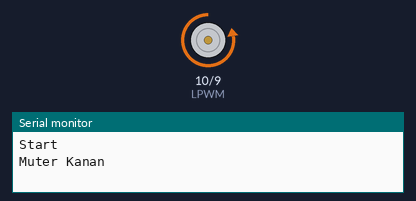
A sketch run on a simulated Arduino Nano, built with avr-gcc and run on an emulated ATmega328P. Shown: motor-driver pin pairs drawn as motors (green arrow = first pin HIGH = forward, orange = second pin HIGH = backward, longer = more drive, scaled by the enable pin), the last lines printed to the serial monitor.

Above: at 0.5 s.
At 2.5 s:
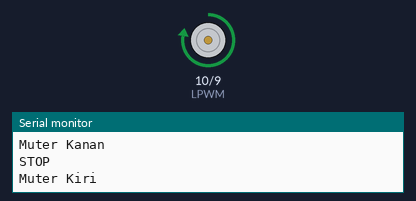
At 3.5 s:
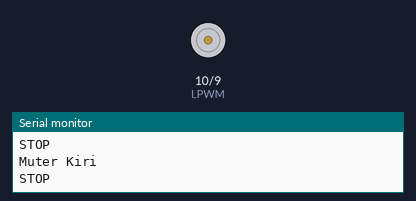
Timing chart, 0 to 5.2 s (numbered marks = the images above):
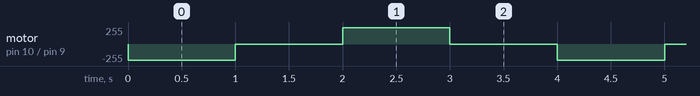

The sketch:

Coding_BTS7960.ino
```cpp
/*
Coding ini dibuat untuk tutorial Youtube:
Dibuat oleh : Yonatan K. A. Sarumaha untuk TechnoHance
Tanggal     : 5/12/2020

Follow IG TechnoHance     : @technohance
Subscribe YT TechnoHance  : @technohance
*/

//inisialisasi pin yang digunakan oleh Arduino Nano
#define RPWM 9 // Hubungkan pin D9 dengan pin RPWM BTS7960
#define LPWM 10 // Hubungkan pin D10 dengan pin LPWM BTS7960
#define PWM 11 // Hubungkan pin D11 dengan pin R_EN and L_EN BTS7960. Harus menggunakan pin PWM dari MicroController

//Function buat motor muter ke CW
void motor_CW() {
  digitalWrite (LPWM, LOW);
  digitalWrite (RPWM, HIGH);
  analogWrite (PWM,500); //Value "100" bisa diganti dengan speed yang diinginkan (0-1024), atau menggunakan input potensio, atau yang lain
  Serial.println ("Muter Kanan");
}

//Function buat motor muter ke CCW
void motor_CCW() {
  digitalWrite (LPWM, HIGH);
  digitalWrite (RPWM, LOW);
  analogWrite (PWM,500); //Value "100" bisa diganti dengan speed yang diinginkan (0-1024), atau menggunakan input potensio, atau yang lain
  Serial.println ("Muter Kiri");
}

//Function buat motor STOP
void motor_stop() {
  digitalWrite (LPWM, LOW);
  digitalWrite (RPWM, LOW);
  analogWrite (PWM,0);//Value "0" harus tetap 0, karena motornya diperintahkan untuk STOP
  Serial.println ("STOP");
}

//Inisialisasi program. Dijalankan hanya 1 kali
void setup() {
  Serial.begin (9600); //Buka serial monitor untuk melihat output ini. (CTRL+SHIFT+M)
  Serial.println ("Start");
  pinMode (RPWM, OUTPUT);
  pinMode (PWM, OUTPUT);
  pinMode (LPWM, OUTPUT);
}

//Main program
void loop() {
  motor_CW(); //Muter CW 1 detik
  delay (1000);
  motor_stop(); //STOP 1 detik
  delay (1000);
  motor_CCW(); //Muter CCW 1 detik
  delay (1000);
  motor_stop(); //STOP 1 detik
  delay (1000);
  //Loop terus
}
```

Measured:
- by itself, motor on pin 10 (LPWM) / pin 9 (RPWM): repeats every 4.0 s: stopped 1.0 s, forward 244/255 1.0 s, stopped 1.0 s, backward 244/255 1.0 s
